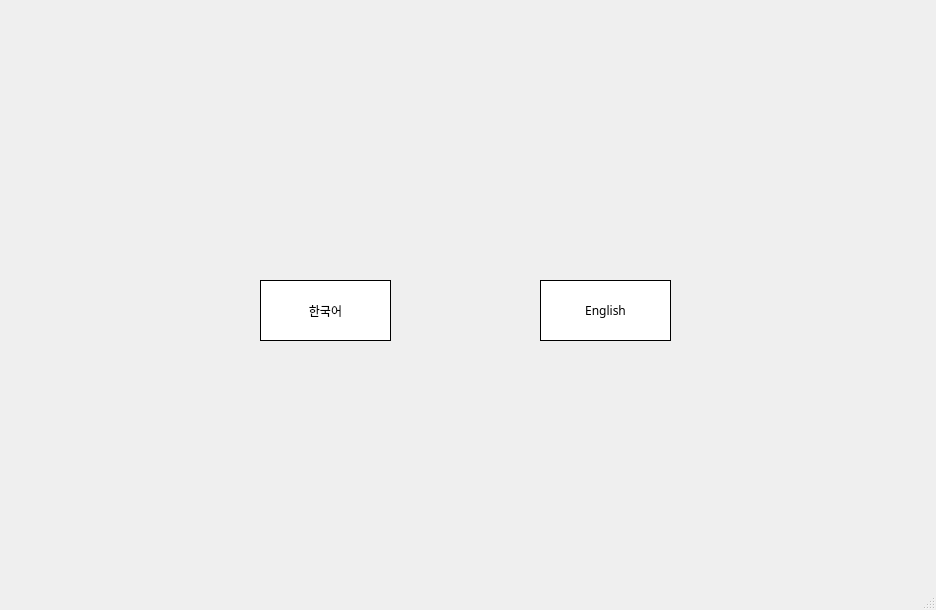
<?xml version="1.0" encoding="UTF-8"?>
<ui version="4.0">
 <class>MainWindow</class>
 <widget class="QMainWindow" name="MainWindow">
  <property name="enabled">
   <bool>true</bool>
  </property>
  <property name="geometry">
   <rect>
    <x>0</x>
    <y>0</y>
    <width>936</width>
    <height>610</height>
   </rect>
  </property>
  <property name="minimumSize">
   <size>
    <width>936</width>
    <height>610</height>
   </size>
  </property>
  <property name="maximumSize">
   <size>
    <width>936</width>
    <height>610</height>
   </size>
  </property>
  <property name="font">
   <font>
    <stylestrategy>PreferAntialias</stylestrategy>
   </font>
  </property>
  <property name="windowTitle">
   <string>현장 발권기</string>
  </property>
  <property name="styleSheet">
   <string notr="true"/>
  </property>
  <widget class="QWidget" name="centralwidget">
   <widget class="QPushButton" name="btn_korean">
    <property name="geometry">
     <rect>
      <x>260</x>
      <y>280</y>
      <width>131</width>
      <height>61</height>
     </rect>
    </property>
    <property name="font">
     <font>
      <family>맑은 고딕</family>
      <stylestrategy>PreferAntialias</stylestrategy>
     </font>
    </property>
    <property name="styleSheet">
     <string notr="true">QPushButton{
background-color: rgb(255, 255, 255);
border : 1px solid;
}
QPushButton:hover {
background-color: qradialgradient(spread:pad, cx:0.5, cy:0.5, radius:2, fx:0.500244, fy:0.5, stop:0 rgba(255, 255, 255, 255), stop:1 rgba(255, 85, 0, 255));
}</string>
    </property>
    <property name="text">
     <string>한국어</string>
    </property>
   </widget>
   <widget class="QPushButton" name="btn_english">
    <property name="geometry">
     <rect>
      <x>540</x>
      <y>280</y>
      <width>131</width>
      <height>61</height>
     </rect>
    </property>
    <property name="font">
     <font>
      <family>맑은 고딕</family>
     </font>
    </property>
    <property name="styleSheet">
     <string notr="true">QPushButton{
background-color: rgb(255, 255, 255);
border : 1px solid;
}
QPushButton:hover {
background-color: qradialgradient(spread:pad, cx:0.5, cy:0.5, radius:2, fx:0.500244, fy:0.5, stop:0 rgba(255, 255, 255, 255), stop:1 rgba(255, 85, 0, 255));
}</string>
    </property>
    <property name="text">
     <string>English</string>
    </property>
   </widget>
  </widget>
  <widget class="QMenuBar" name="menubar">
   <property name="geometry">
    <rect>
     <x>0</x>
     <y>0</y>
     <width>936</width>
     <height>26</height>
    </rect>
   </property>
  </widget>
  <widget class="QStatusBar" name="statusbar"/>
 </widget>
 <resources/>
 <connections/>
</ui>
